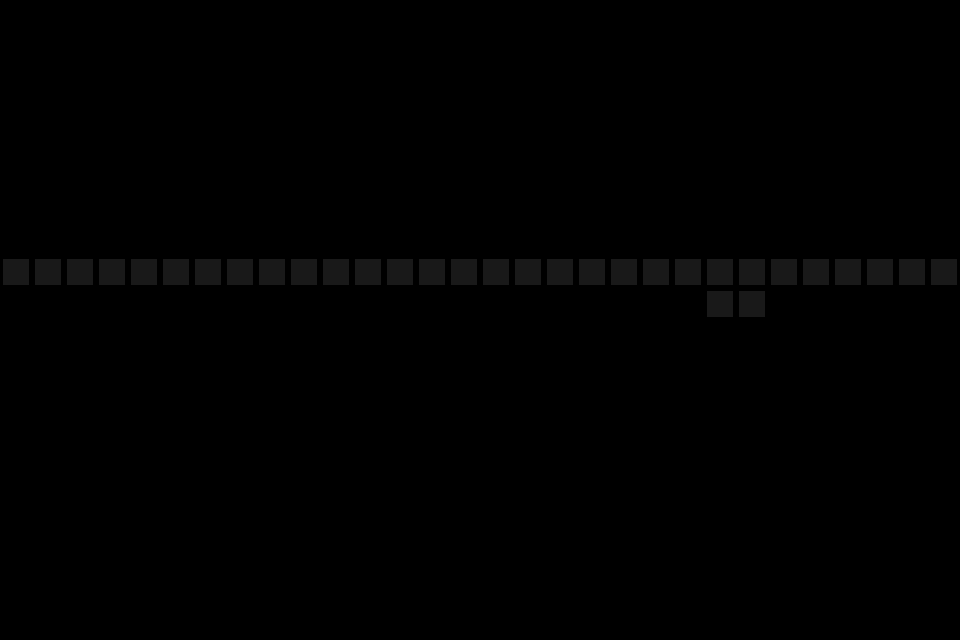

This game map was drawn from its Tiled (.tmx) file and the tilesets committed beside it. A one-line description and the trimmed map source follow:
An orthogonal 30x20 tile map with 32x32 px tiles, 1 tile layer (wall) and 26 objects.

<map version="1.0" orientation="orthogonal" renderorder="right-down" width="30" height="20" tilewidth="32" tileheight="32">
 <tileset firstgid="1" name="float" tilewidth="32" tileheight="32">
  <image source="Textuer/float.png" width="32" height="32" />
 </tileset>
 <layer name="wall" width="30" height="20" opacity="0.1">
  <data>[600 cells, 32 non-empty, 1 distinct tile ids]</data>
 </layer>
 <objectgroup name="rolling">
  <object x="577" y="114">
   <ellipse />
  </object>
  <object x="576" y="480">
   <ellipse />
  </object>
  <object x="64" y="224">
   <ellipse />
  </object>
  <object x="224" y="64">
   <ellipse />
  </object>
 </objectgroup>
 <objectgroup name="collision">
  <object x="512" y="384" width="31.5" height="31.625" />
  <object x="544" y="384" width="31.75" height="31.625" />
  <object x="576" y="384" width="31.875" height="31.625" />
  <object x="608" y="384" width="32.5" height="31.75" />
  <object x="640" y="384" width="31.75" height="31.75" />
  <object x="672" y="384" width="31.875" height="31.75" />
  <object x="704" y="384" width="32.375" height="31.875" />
  <object x="736" y="256" width="31.75" height="31.875" />
  <object x="768" y="256" width="31.5" height="32" />
  <object x="800" y="256" width="32.125" height="32" />
  <object x="832" y="256" width="32.125" height="32" />
  <object x="864" y="256" width="32" height="31.875" />
  <object x="896" y="256" width="32" height="32" />
  <object x="928" y="256" width="32.625" height="32" />
  <object x="192" y="320" width="31.75" height="31.75" />
  <object x="224" y="320" width="31.875" height="31.75" />
  <object x="256" y="320" width="32.375" height="31.875" />
  <object x="128" y="320" width="31.875" height="31.625" />
  <object x="160" y="320" width="32.5" height="31.75" />
 </objectgroup>
 <objectgroup name="sensor">
  <object x="832" y="160">
   <ellipse />
  </object>
  <object x="448" y="256">
   <ellipse />
  </object>
 </objectgroup>
 <objectgroup name="exit">
  <object x="768" y="544">
   <ellipse />
  </object>
 </objectgroup>
</map>
